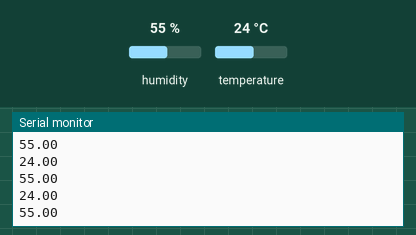
Recording of a sketch running on a simulated Arduino Uno, built with avr-gcc and run on an emulated ATmega328P. On the bench: the last lines printed to the serial monitor. The test bench sets the inputs (shaded band); at power-on: humidity 55 %, temperature 24 °C.

Above: at 2.8 s.
2.9 s: humidity set to 22 %
At 4.0 s:
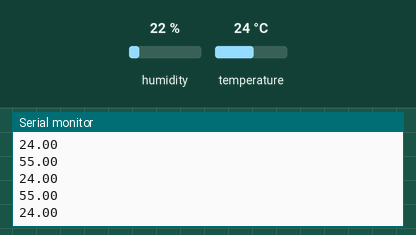
5.6 s: temperature set to 12 °C
At 6.2 s:
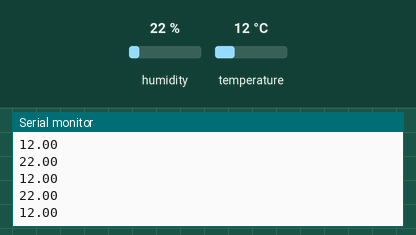
8.3 s: humidity set to 40 %
At 9.1 s:
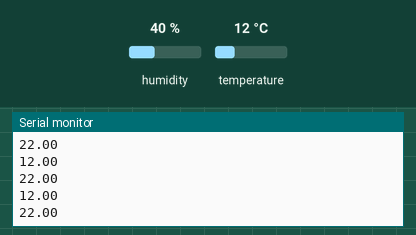
Timing chart, 0 to 11.3 s (numbered marks = the images above; inputs shaded):
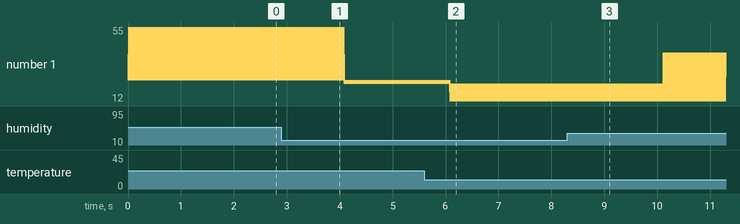

The sketch:

DHT22_Sensor-ARDUINO_NANO.ino
```cpp
// For DHT22 Sensor-ARDUINO NANO______________
//******************************************************************//
int dht_number = 4;

//******************************************************************//
#include "DHT.h"
#include <dht.h>

#define DHTPIN 2
#define DHTTYPE DHT22

float temp = 0;
float humidity = 0;

DHT dht(DHTPIN, DHTTYPE);

void setup() {
  dht.begin();
  Serial.begin(9600);
}

void loop() {
  temp = dht.readTemperature();
  humidity = dht.readHumidity();
  Serial.println(temp);                         //TEMPORARY--------------------
  Serial.println(humidity);
}
```

Measured:
- after the input at 5.6 s, the serial monitor: prints a new line after 0.49 s (image 2)
